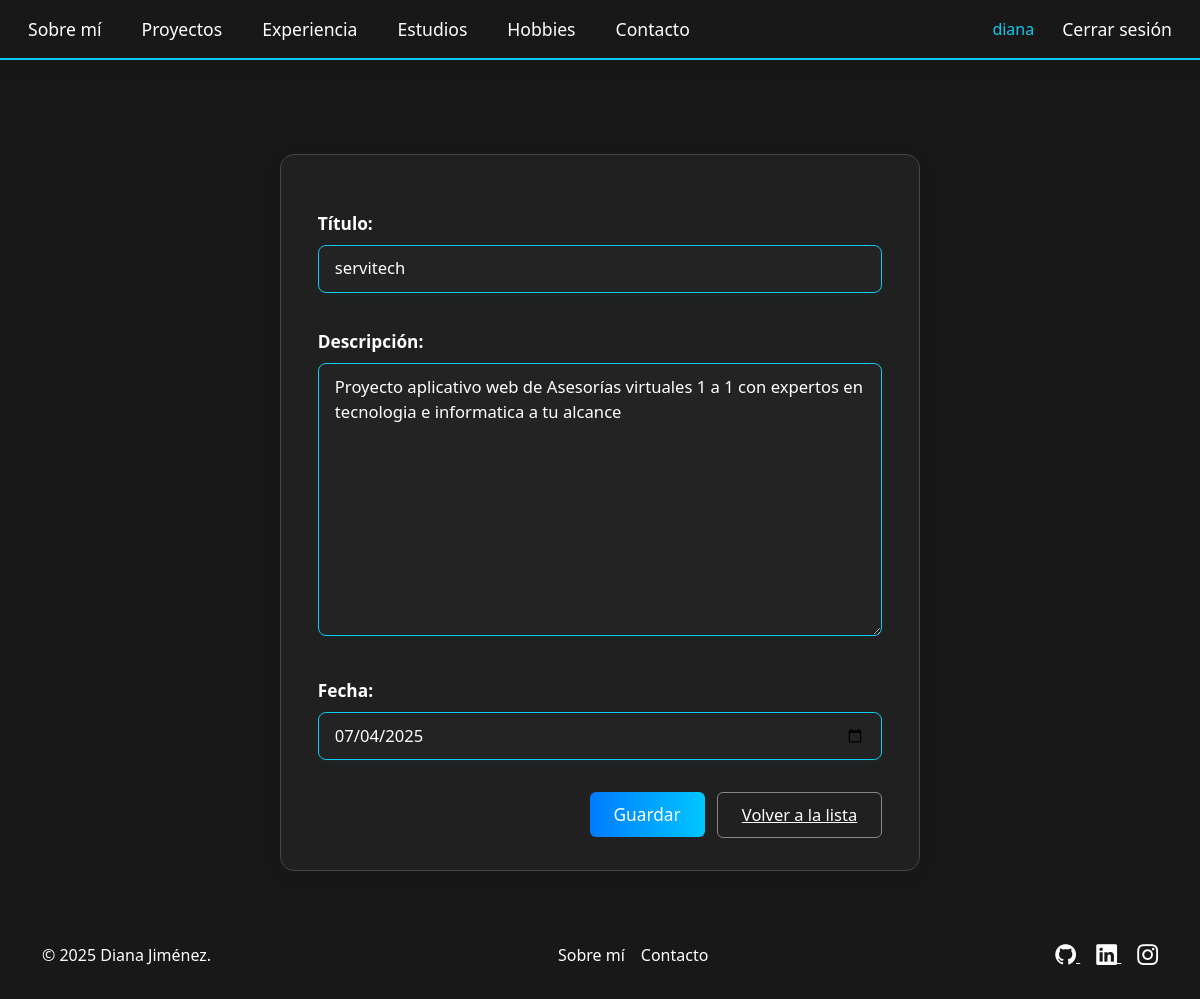
Screenshot of /proyectos/editar/1/ (signed in) with the database file from the repository.
### portafolio_app/models.py (models this page shows, shortened)
class Proyecto(models.Model):
    titulo = models.CharField(max_length=100)
    descripcion = models.TextField()
    fecha = models.DateField()
    link_repo = models.URLField("Enlace al repositorio", max_length=250, blank=True, null=True)  # <-- Nuevo campo

### portafolio_app/views.py (the view)
# urls.py: path('proyectos/editar/<int:pk>/', views.editar_proyecto, name='editar_proyecto'),
@login_required
def editar_proyecto(request, pk):
    proyecto = get_object_or_404(Proyecto, pk=pk)
    form = ProyectoForm(request.POST or None, instance=proyecto)
    if form.is_valid():
        form.save()
        return redirect('listaProyectos')
    return render(request, 'portafolio/formulario.html', {'form': form})

### portafolio_app/forms.py
class ProyectoForm(forms.ModelForm):
    class Meta:
        model = Proyecto
        fields = ['titulo', 'descripcion', 'fecha', 'link_repo']  # <-- Agregado 'link_repo'
        widgets = {
            'fecha': forms.DateInput(attrs={'type': 'date', 'class': 'form-control'}),
            'link_repo': forms.URLInput(attrs={'placeholder': 'https://github.com/usuario/repositorio', 'class': 'form-control'})
        }

### portafolio_app/templates/portafolio/formulario.html (shortened to what this page needs)
{% extends 'portafolio/base.html' %}
{% block contenido %}
<div class="crud-form">
    <form method="post">
        <div class="mb-3">
            <label for="id_titulo">Título:</label>
            {{ form.titulo }}
        </div>
        <div class="mb-3">
            <label for="id_descripcion">Descripción:</label>
            {{ form.descripcion }}
        </div>
        <div class="mb-3">
            <label for="id_fecha">Fecha:</label>
            {{ form.fecha }}
        </div>
        <div class="crud-form-actions">
            <button type="submit" class="crud-btn-primary">Guardar</button>
            <a href="{% url 'listaProyectos' %}" class="crud-btn-secondary">Volver a la lista</a>
        </div>
    </form>
</div>
{% endblock %}

### portafolio_app/templates/portafolio/base.html (shortened to what this page needs)
{% load static %}
<!DOCTYPE html>
<html lang="es">
<head>
    <link href="https://cdn.jsdelivr.net/npm/bootstrap@5.3.3/dist/css/bootstrap.min.css" rel="stylesheet">
    <link rel="stylesheet" href="https://cdn.jsdelivr.net/npm/bootstrap-icons@1.11.3/font/bootstrap-icons.min.css">
    <link rel="stylesheet" href="{% static 'css/styles.css' %}">
    <link rel="stylesheet" href="{% static 'css/crud_portafolio.css' %}">
    <link rel="stylesheet" href="{% static 'css/hobbies.css' %}">
    <link rel="stylesheet" href="{% static 'css/estudios.css' %}">
    <link rel="stylesheet" href="{% static 'css/experiencia.css' %}">
    <link rel="stylesheet" href="{% static 'css/habilidades.css' %}">
    <link rel="stylesheet" href="{% static 'css/contacto.css' %}">
    <link rel="stylesheet" href="{% static 'css/tarjetas.css' %}">
</head>
<body class="d-flex flex-column h-100">
    <header class="header-nav py-2">
        <div class="container-fluid">
            <nav class="nav justify-content-center flex-wrap gap-2">
                <a class="nav-link px-3" href="{% url 'sobre_mi' %}">Sobre mí</a>
                <a class="nav-link px-3" href="{% url 'lista_proyectos' %}">Proyectos</a>
                <a class="nav-link px-3" href="{% url 'lista_experiencia' %}">Experiencia</a>
                <a class="nav-link px-3" href="{% url 'lista_estudios' %}">Estudios</a>
                <a class="nav-link px-3" href="{% url 'lista_hobbies' %}">Hobbies</a>
                <a class="nav-link px-3" href="{% url 'contacto' %}">Contacto</a>
                <span style="margin-left:auto; display:flex; align-items:center;">
                    {% if user.is_authenticated %}
                    <span style="color:#0dcaf0; margin-right:12px;">{{ user.username }}</span>
                    <a class="nav-link px-3" href="{% url 'logout' %}">Cerrar sesión</a>
                    {% else %}
                    <a class="nav-link px-3" href="{% url 'login' %}">Iniciar sesión</a>
                    {% endif %}
                </span>
            </nav>
        </div>
    </header>
    <main class="flex-shrink-0">
        {% block contenido %}
        {% endblock %}
    </main>
    <footer class="footer mt-auto py-4">
        <div class="container text-center">
            <div class="d-flex justify-content-between align-items-center">
                <span class="text-muted">© 2025 Diana Jiménez.</span>
                <ul class="nav">
                    <li class="nav-item"><a href="{% url 'sobre_mi' %}" class="nav-link px-2 text-muted">Sobre mí</a></li>
                    <li class="nav-item"><a href="{% url 'contacto' %}" class="nav-link px-2 text-muted">Contacto</a></li>
                </ul>
                <div class="social-icons">
                    <a href="https://github.com/DianaJJ0" target="_blank" rel="noopener noreferrer" aria-label="Ir a mi GitHub">
                        <i class="bi bi-github"></i>
                    </a>
                    <a href="https://www.linkedin.com/in/diana-carolina-jimenez-jimenez-930078377/" target="_blank" rel="noopener noreferrer" aria-label="Ir a mi LinkedIn" class="text-muted ms-3">
                        <i class="bi bi-linkedin"></i>
                    </a>
                    <a href="https://www.instagram.com/__diana_jimenez__/" target="_blank" rel="noopener noreferrer" aria-label="Ir a mi Instagram" class="text-muted ms-3">
                        <i class="bi bi-instagram"></i>
                    </a>
                </div>
            </div>
        </div>
    </footer>
</body>
</html>

### static/css/styles.css (style rules this page uses)
html, body { min-height: 100vh; background: #181818; }
body { display: flex; flex-direction: column; height: 100vh; color: #fff; }
body, h1, h2, h3, h4, h5, h6, p, ul, ol, li, label, span, a, .lead { color: #fff; }
.text-muted { color: #fff !important; }
.header-nav { position: fixed; top: 0; left: 0; width: 100%; z-index: 99999; background: rgba(24, 24, 24, 0.96); box-shadow: 0 2px 18px rgba(0,0,0,0.18); backdrop-filter: blur(9px); -webkit-backdrop-filter: blur(9px); border-bottom: 2px solid #0dcaf0; transition: background 0.25s, backdrop-filter 0.22s; }
main { flex: 1 0 auto; padding-top: 90px; }
.header-nav .nav-link { font-size: 1.1rem; font-weight: 500; color: #fff; padding: 0.5rem 1.5rem; }
.form-control, input, textarea, select { background-color: #2c2c2c; color: #e0e0e0; border: 1px solid #444; border-radius: 4px; padding: 10px; }
.form-control::placeholder, input::placeholder, textarea::placeholder, select::placeholder { color: #bdbdbd; }
.footer { background: #181818; color: #bcbcbc; width: 100%; }
.footer .social-icons i { font-size: 1.3rem; transition: color 0.2s ease; }

### static/css/crud_portafolio.css (style rules this page uses)
.crud-form { background: #202020; border: 1px solid #444; border-radius: 14px; box-shadow: 0 4px 20px rgba(0, 0, 0, 0.08); padding: 2rem 2.3rem; max-width: 640px; margin: 2.5rem auto; color: #fff; }
.crud-form label { font-weight: bold; color: #fff; font-size: 1.08rem; margin-bottom: 0.5rem; display: block; }
.crud-form input, .crud-form textarea, .crud-form select { background: #232323; color: #fff; border: 1.7px solid #0dcaf0; border-radius: 8px; padding: 0.65rem 1rem; margin-bottom: 1.3rem; width: 100%; font-size: 1.04rem; transition: border-color 0.2s, box-shadow 0.2s; box-shadow: 0 2px 10px rgba(13, 202, 240, 0.05); }
.crud-form .crud-btn-primary { background: linear-gradient(90deg, #007bff 0%, #00c6ff 100%); color: #fff; border: none; border-radius: 6px; padding: 0.6rem 1.5rem; font-weight: 500; font-size: 1.08rem; cursor: pointer; transition: background 0.2s, transform 0.2s; margin-right: 0.5rem; margin-top: 0.5rem; display: inline-block; }
.crud-form .crud-btn-secondary { background: none; color: #fff; border: 1.5px solid #888; border-radius: 6px; padding: 0.6rem 1.5rem; font-size: 1.03rem; cursor: pointer; margin-top: 0.7rem; transition: background 0.2s, color 0.2s, border-color 0.2s; display: inline-block; }
.crud-form .crud-form-actions { text-align: right; margin-top: 1.2rem; }

### static/css/estudios.css (style rules this page uses)
body { background: #181818; }

### rows the page displays
Proyecto: titulo "servitech", descripcion "Proyecto aplicativo web de Asesorías virtuales 1 a 1 con expertos en tecnologia e informatica a tu alcance", fecha "07/04/2025"

### other values shown
{{ user.username }} "diana"
